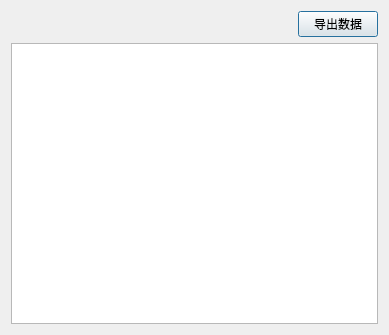
<?xml version="1.0" encoding="UTF-8"?>
<ui version="4.0">
 <class>AlarmMsgDlg</class>
 <widget class="QDialog" name="AlarmMsgDlg">
  <property name="geometry">
   <rect>
    <x>0</x>
    <y>0</y>
    <width>389</width>
    <height>335</height>
   </rect>
  </property>
  <property name="windowTitle">
   <string>Dialog</string>
  </property>
  <layout class="QGridLayout" name="gridLayout">
   <item row="0" column="0">
    <layout class="QHBoxLayout" name="horizontalLayout">
     <item>
      <spacer name="horizontalSpacer">
       <property name="orientation">
        <enum>Qt::Horizontal</enum>
       </property>
       <property name="sizeHint" stdset="0">
        <size>
         <width>258</width>
         <height>20</height>
        </size>
       </property>
      </spacer>
     </item>
     <item>
      <widget class="QPushButton" name="outputButton">
       <property name="text">
        <string>导出数据</string>
       </property>
      </widget>
     </item>
    </layout>
   </item>
   <item row="1" column="0">
    <widget class="QTextBrowser" name="textBrowser"/>
   </item>
  </layout>
 </widget>
 <resources/>
 <connections/>
</ui>
